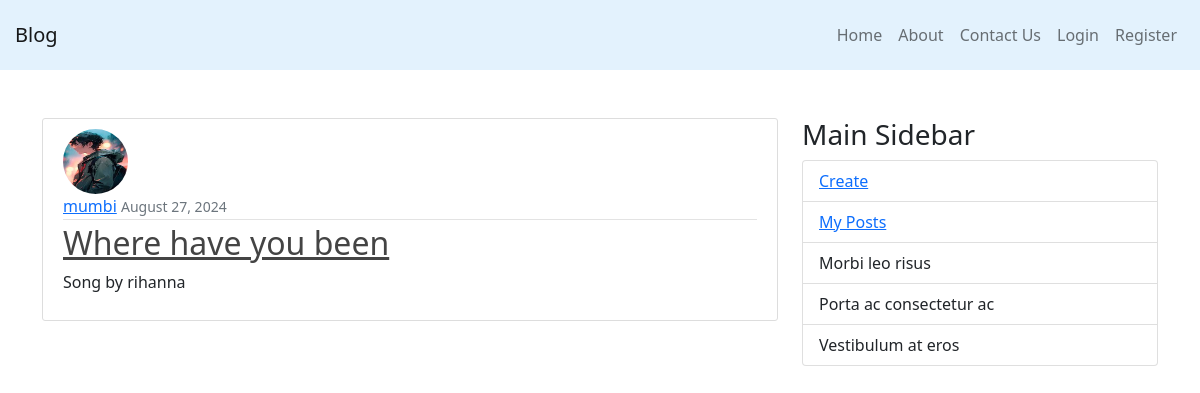
The app's page /post/1/ with its own data.
### blog_app/models.py (models this page shows, shortened)
class Post(models.Model):
    title = models.CharField(max_length=200)
    excerpt = models.CharField(default="Excerpt", max_length=200)
    content = models.TextField()
    date_posted = models.DateTimeField(default=timezone.now)
    author = models.ForeignKey(User, on_delete=models.CASCADE)

### users/models.py (models this page shows, shortened)
class Profile(models.Model):
    user = models.OneToOneField(User, on_delete=models.CASCADE)
    image = models.ImageField(default="default.jpg", upload_to="profile_pics")

### blog_app/views.py (the view)
# urls.py: path("post/<int:pk>/", views.PostDetailView.as_view(), name="post-detail"),
class PostDetailView(DetailView):
    model = Post

### blog_app/templates/blog_app/post_detail.html (shortened to what this page needs)
{% extends "blog_app/base.html"%}
{% block content %}
    <div>
        <article class="media content-section">
            <img class="rounded-circle article-img" src="{{ post.author.profile.image.url }}">
            <div class="media-body">
                <div class="article-metadata">
                    <a class="mr-2" href="#">{{ post.author }}</a>
                <small class="text-muted">{{ post.date_posted|date:"F d, Y"}}</small>
                </div>
                <h2><a class="article-title" href="#">{{ post.title }}</a></h2>
                <p class="article-content">{{ post.content }}</p>
            </div>
        </article>
    </div>
{% endblock content %}

### blog_app/static/blog_app/main.css (style rules this page uses)
.content-section { background: #ffffff; padding: 10px 20px; border: 1px solid #dddddd; border-radius: 3px; margin-bottom: 20px; }
.article-title { color: #444444; }
.article-content { white-space: pre-line; }
.article-img { height: 65px; width: 65px; margin-right: 16px; }
.article-metadata { padding-bottom: 1px; margin-bottom: 4px; border-bottom: 1px solid #e3e3e3 }

### records on screen
Post: author.profile.image (picture), author "mumbi", date_posted "August 27, 2024", title "Where have you been", content "Song by rihanna"
